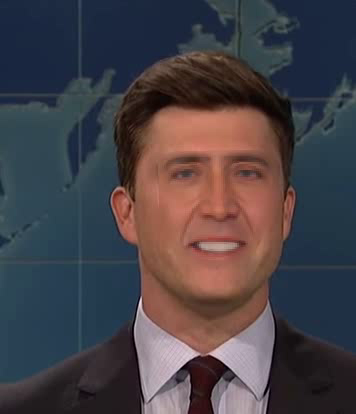
#> input picture frame 24 of data/UADFV/fake/0002_fake.mp4, 356 x 414 px, given in place of room.mp4, which was not available
$ jupyter execute --allow-errors fakeness_score.ipynb   (text cells are left out)
#> lines starting #> are read from the running program, lines starting #| are printed output that depends on the picture; after the words box and inside, x2 and y2 are one past the last pixel; in counts of white or black regions, pixels touching at a corner belong together; pictures that were not available may be replaced by others from this repository, and a replacement may not be noted
#> further down, frame is the input picture: shape (414, 356, 3); mean B, G, R 71.1, 65.5, 71.3
#> `gray = cv2.cvtColor(frame, cv2.COLOR_BGR2GRAY)`:
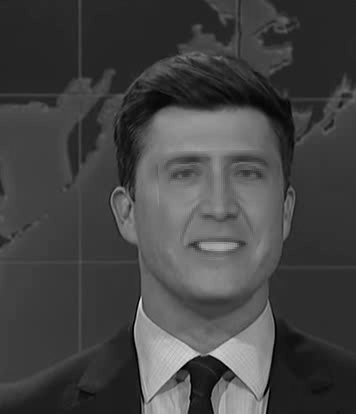
#> gray: shape (414, 356); min 0, max 228, mean 67.9
[cell 1]
# [18 lines left out: function estimate_fakeness_score, not called in this run]

[cell 2]
import cv2
import numpy as np
import matplotlib.pyplot as plt

# YOLO class definitions
dynamic_classes = {"person", "car", "bicycle", "dog", "cat", "ball", "motorbike", "truck", "bus"}
static_classes = {"chair", "table", "bench", "bed", "refrigerator", "pottedplant", "toilet", "sofa"}

# Optical flow parameters
feature_params = dict(maxCorners=100, qualityLevel=0.3, minDistance=7, blockSize=7)

# Load YOLOv3 model
#> (the rest of this cell did not finish here and is left out)

[cell 3]
# ===== Load YOLO model =====
import cv2

# Paths to YOLO model files (adjust if needed)
yolo_weights = "yolov3.weights"       # or yolov4.weights
yolo_cfg = "yolov3.cfg"               # or yolov4.cfg


# Load YOLO
#> (the rest of this cell did not finish here and is left out)

[cell 4]
import cv2
import numpy as np

# Load video
cap = cv2.VideoCapture("room.mp4")
if not cap.isOpened():
    raise IOError("❌ Cannot open video file.")

# Initialize tracking variables
feature_params = dict(maxCorners=200, qualityLevel=0.01, minDistance=5, blockSize=7)

moving_points_over_time = []
moving_point_trajectories = []
fakeness_scores = []
heatmap = np.zeros((int(cap.get(cv2.CAP_PROP_FRAME_HEIGHT)), int(cap.get(cv2.CAP_PROP_FRAME_WIDTH))), dtype=np.float32)

first_valid_frame = None
frame_count = 0

#> (the rest of this cell did not finish here and is left out)

[cell 5]
# ========== Overlay motion heatmap ==========
import matplotlib.pyplot as plt

# Blur and normalize heatmap
heatmap_blurred = cv2.GaussianBlur(heatmap, (25, 25), 0)
heatmap_norm = cv2.normalize(heatmap_blurred, None, 0, 255, cv2.NORM_MINMAX).astype(np.uint8)
heatmap_color = cv2.applyColorMap(heatmap_norm, cv2.COLORMAP_JET)
#> (the rest of this cell did not finish here and is left out)

[cell 6]
# ========== Plot fakeness score ==========
if fakeness_scores:
    plt.figure(figsize=(10, 4))
    plt.plot(fakeness_scores, marker='o')
    plt.title("Fakeness Score Per Frame")
    plt.xlabel("Frame")
    plt.ylabel("Realness Score")
    plt.ylim(0, 1.1)
    plt.grid(True)
    plt.show()
else:
    print("No fakeness scores to plot.")

[cell 7]
# [25 lines left out: function compute_homography_distortion, not called in this run]

[cell 8]
# [17 lines left out: function background_motion_score, not called in this run]

[cell 9]
fakeness_scores = []

# Inside your frame loop, after computing homography and optical flow:
# (Make sure you define next_points, prev_points, and have access to frame shape)

#> (the rest of this cell did not finish here and is left out)

[cell 10]
# Plot fakeness score across all frames
if fakeness_scores:
    plt.figure(figsize=(10, 4))
    plt.plot(fakeness_scores, marker='o')
    plt.title("Estimated Fakeness Score Per Frame")
    plt.xlabel("Frame")
    plt.ylabel("Fakeness Score (0 = Real, 1 = Suspicious)")
    plt.ylim(0, 1.1)
    plt.grid(True)
    plt.show()

#> (a cell that did not finish here is left out)

[cell 12]
# Compute temporal consistency score using RANSAC (inside your frame loop after optical flow)

temporal_consistency_score = 0.0
temporal_inliers = 0
temporal_outliers = 0

#> (the rest of this cell did not finish here and is left out)

[cell 13]
# ===== Object-wise Homography Distortion Aggregation =====
objects = []  # Store object-level data

# Safeguard: skip if frame is invalid
#> (the rest of this cell did not finish here and is left out)

[cell 14]
# ====== Save MP4 Video with Bounding Boxes, Labels, and Tracked Motion ======
import cv2
import numpy as np

output_path = "output_tracked_video.mp4"
fps = 20

cap = cv2.VideoCapture("room.mp4")
if not cap.isOpened():
    raise IOError("❌ Cannot open video file.")

ret, first_frame = cap.read()
if not ret or first_frame is None:
    raise ValueError("❌ Failed to read the first frame.")

height, width = first_frame.shape[:2]
fourcc = cv2.VideoWriter_fourcc(*'mp4v')
video_writer = cv2.VideoWriter(output_path, fourcc, fps, (width, height))

prev_gray = cv2.cvtColor(first_frame, cv2.COLOR_BGR2GRAY)
prev_points = cv2.goodFeaturesToTrack(prev_gray, mask=None, **feature_params)
#> prev_points = 200 rows, first 8: [234, 377], [210, 353], [197, 353], [147, 400], [223, 379], [227, 383], [118, 186], [201, 244]
moving_points_over_time = []
moving_point_trajectories = [[] for _ in range(len(prev_points))] if prev_points is not None else []
#> moving_point_trajectories = 200 items, first 6: [], [], [], [], [], []
fakeness_scores = []
heatmap = np.zeros((height, width), dtype=np.float32)

frame_count = 1
last_valid_frame = first_frame.copy()

while cap.isOpened():
    ret, frame = cap.read()
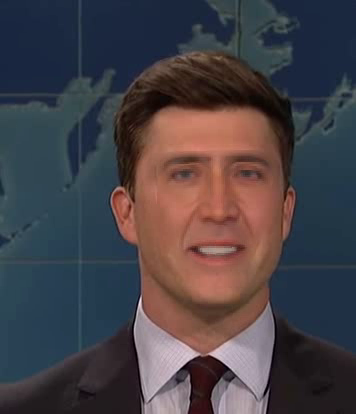
#> input picture frame 25 of data/UADFV/fake/0002_fake.mp4, 356 x 414 px, given in place of room.mp4, which was not available
#> frame is the input picture: shape (414, 356, 3); mean B, G, R 70.8, 65.4, 71.1
    if not ret or frame is None:
        print("⚠️ End of video or failed frame read.")
        break

    if frame.shape[:2] != (height, width):
        frame = cv2.resize(frame, (width, height))

    gray = cv2.cvtColor(frame, cv2.COLOR_BGR2GRAY)

    # Dummy detection results (replace with actual detection)
    boxes = []   # [(x1, y1, x2, y2)]
    labels = []  # ["person", "car", ...]

    for (x1, y1, x2, y2), label in zip(boxes, labels):
        cv2.rectangle(frame, (x1, y1), (x2, y2), (255, 255, 255), 2)
        cv2.putText(frame, label, (x1, y1 - 10), cv2.FONT_HERSHEY_SIMPLEX,
                    0.6, (255, 255, 255), 2)

    if prev_points is not None:
        next_points, status, _ = cv2.calcOpticalFlowPyrLK(prev_gray, gray, prev_points, None)
#> next_points = 200 rows, first 8: [234.1, 377.2], [210, 353.2], [197.1, 353.2], [147, 400.1], [223.1, 379.3], [227.1, 383.2], [118, 186], [202.3, 248.2]; status = 200 values from 1 to 1
        valid_points = next_points[status == 1]
#> valid_points = 200 pairs, first value 0.975 to 352, second value 11.99 to 408.1
        prev_valid_points = prev_points[status == 1]
#> prev_valid_points = 200 pairs, first value 1 to 352, second value 12 to 408
        moved_points = []

        for new, old in zip(valid_points, prev_valid_points):
            a, b = new.ravel()
            c, d = old.ravel()
            movement = np.linalg.norm([a - c, b - d])
            if movement > 2:
                moved_points.append((a, b))
                moving_points_over_time.append((a, b))
                cv2.circle(frame, (int(a), int(b)), 3, (0, 0, 255), 2)
            else:
                cv2.circle(frame, (int(a), int(b)), 2, (255, 255, 255), -1)
#> this loop made 200 passes
#> (a, b, c, d, movement) on passes 1 to 3: (234.1, 377.2, 234, 377, 0.223), (210, 353.2, 210, 353, 0.239), (197.1, 353.2, 197, 353, 0.223)
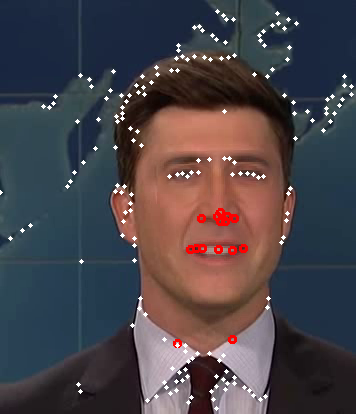
#> frame: shape (414, 356, 3); 2.15% of pixels changed, all inside (x1, y1, x2, y2) = (0, 9, 354, 411)
#> after the loop, moved_points = [(202.3, 248.2), (232.9, 250), (196.9, 248.1), (190.2, 249.2), (243.1, 248.1), (234.7, 218.4), (232.5, 339.6), (227.6, 216.3), (177.9, 343.8), (201.5, 218.8), (220.5, 212.2), (217.4, 216.5), (225.4, 221.4), (220.3, 221.4), (218.1, 250)]; moving_points_over_time has the same summary as moved_points

        for new, old in zip(valid_points, prev_valid_points):
            a, b = new.ravel().astype(int)
            c, d = old.ravel().astype(int)
            cv2.line(frame, (a, b), (c, d), (0, 255, 0), 1)
#> this loop made 200 passes
#> (new, a, b, c, d) on passes 1 to 3: ([234.1, 377.2], 234, 377, 234, 377), ([210, 353.2], 209, 353, 210, 353), ([197.1, 353.2], 197, 353, 197, 353)
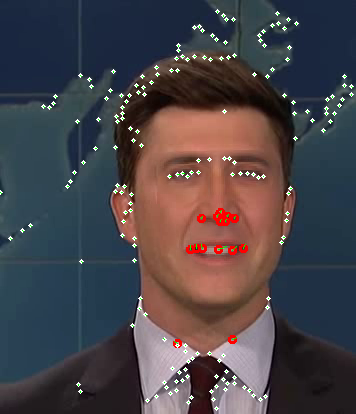
#> frame: shape (414, 356, 3); 0.26% of pixels changed, all inside (x1, y1, x2, y2) = (0, 11, 353, 409)

        if len(valid_points) >= 4:
            H, _ = cv2.findHomography(prev_valid_points, valid_points, cv2.RANSAC)
            if prev_valid_points is not None and len(prev_valid_points) >= 4:
                try:
                    prev_valid_points = prev_valid_points.reshape(-1, 2).astype(np.float32)
                    if H is not None and H.shape == (3, 3):
                        projected_prev = cv2.perspectiveTransform(prev_valid_points[:, np.newaxis], H).reshape(-1, 2)
                        inconsistencies = np.linalg.norm(valid_points - projected_prev, axis=1)

                        for pt, err in zip(valid_points, inconsistencies):
                            x, y = pt.ravel().astype(int)
                            if 0 <= y < heatmap.shape[0] and 0 <= x < heatmap.shape[1]:
                                heatmap[y, x] += err
                                if err > 3:
                                    cv2.circle(frame, (x, y), 5, (255, 0, 255), 1)
#> this loop made 200 passes
#> (pt, err) on passes 1 to 3: ([234.1, 377.2], 0.0779), ([210, 353.2], 0.0539), ([197.1, 353.2], 0.0559)
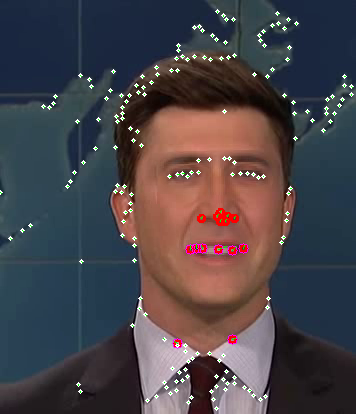
#> frame: shape (414, 356, 3); 0.15% of pixels changed, all inside (x1, y1, x2, y2) = (172, 243, 249, 349)
                except Exception as e:
                    print(f"⚠️ perspectiveTransform failed: {e}")

        if frame_count > 1:
            try:
                score = estimate_fakeness_score(prev_points, next_points, status, frame.shape)
                fakeness_scores.append(score)
            except Exception as e:
                print("⚠️ Fakeness computation error:", e)

        for i, (a, b) in enumerate(valid_points):
            if i < len(moving_point_trajectories):
                moving_point_trajectories[i].append((a, b))
#> this loop made 200 passes

    prev_points = cv2.goodFeaturesToTrack(gray, mask=None, **feature_params)
    prev_gray = gray.copy()
    last_valid_frame = frame.copy()

    video_writer.write(frame)
    frame_count += 1

    cv2.imshow("Frame", frame)
    if cv2.waitKey(1) & 0xFF == ord('q'):
#> (key q is pressed here)
        break

cap.release()
video_writer.release()
cv2.destroyAllWindows()
print(f"✅ Saved {frame_count} frames to {output_path}")

$ run again, starting later in the video
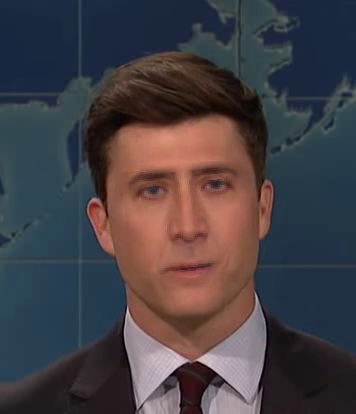
#> input picture frame 195 of data/UADFV/fake/0002_fake.mp4, 356 x 414 px, given in place of room.mp4, which was not available
#> frame is the input picture: shape (414, 356, 3); mean B, G, R 69.4, 64.2, 70
#> prev_points = 200 rows, first 8: [223, 383], [138, 406], [198, 359], [186, 360], [216, 389], [211, 387], [93, 200], [175, 386]
#> moving_point_trajectories = 200 items, first 6: [], [], [], [], [], []
#> next_points = 200 rows, first 8: [222.2, 383.2], [137.4, 406.1], [197.6, 359.2], [185.5, 360.1], [215.3, 389.2], [210.4, 387.2], [93.06, 199.5], [174.4, 386.1]; status = 200 values from 1 to 1
#> valid_points = 200 pairs, first value 0.999 to 351, second value 11.14 to 410.9
#> prev_valid_points = 200 pairs, first value 1 to 351, second value 11 to 411
#> the loop `for new, old in zip(valid_points, prev_valid_points):` made 200 passes
#> (a, b, c, d, movement) on passes 1 to 3: (222.2, 383.2, 223, 383, 0.811), (137.4, 406.1, 138, 406, 0.658), (197.6, 359.2, 198, 359, 0.417)
#> after the loop `for new, old in zip(valid_points, prev_valid_points):`: moved_points = 55 pairs, first value 101.4 to 256.6, second value 64.86 to 393.5; moving_points_over_time has the same summary as moved_points
#> the loop `for new, old in zip(valid_points, prev_valid_points):` made 200 passes
#> (new, a, b, c, d) on passes 1 to 3: ([222.2, 383.2], 222, 383, 223, 383), ([137.4, 406.1], 137, 406, 138, 406), ([197.6, 359.2], 197, 359, 198, 359)
#> after the loop `for new, old in zip(valid_points, prev_valid_points):`:
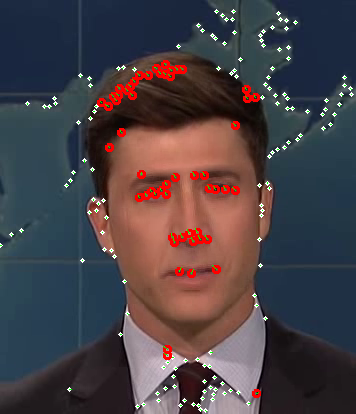
#> frame: shape (414, 356, 3); mean B, G, R 69.9, 65.2, 74.4
#> the loop `for pt, err in zip(valid_points, inconsistencies):` made 200 passes
#> (pt, err) on passes 1 to 3: ([222.2, 383.2], 0.158), ([137.4, 406.1], 0.0637), ([197.6, 359.2], 0.2)
#> after the loop `for pt, err in zip(valid_points, inconsistencies):`:
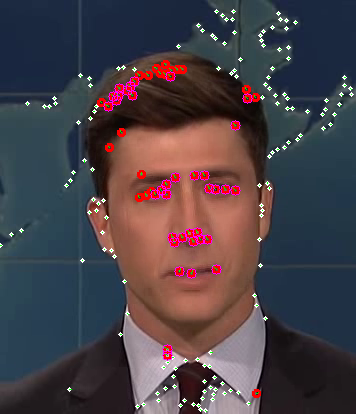
#> frame: shape (414, 356, 3); 0.65% of pixels changed, all inside (x1, y1, x2, y2) = (103, 71, 253, 361)
#> the loop `for i, (a, b) in enumerate(valid_points):` made 200 passes
